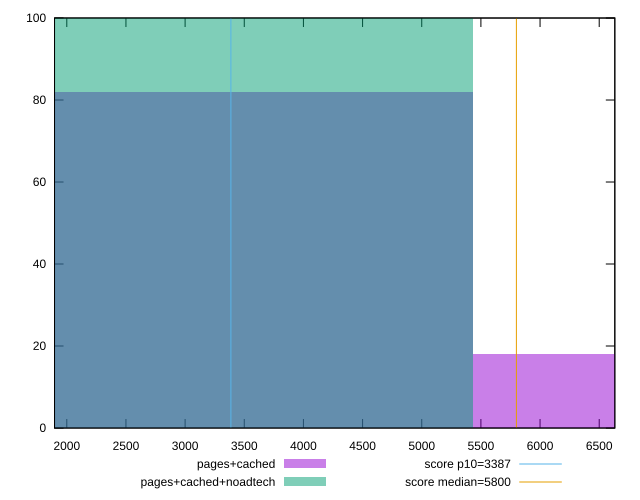

This chart was generated by the following gnuplot code:
reset

$pagesCached <<EOF
7243.633372960915 18
3621.8166864804575 82
EOF

$pagesCachedNoadtech <<EOF
3621.8166864804575 100
EOF

set key outside below
set boxwidth 3621.8166864804575
set xrange [1896.4170000000004:6631.904217945412]
set yrange [0:100]
set trange [0:100]
set style fill transparent solid 0.5 noborder

set parametric
set terminal svg size 640, 500 enhanced background rgb 'white'
set output "report_00018_2021-02-10T15-25-16.877Z/speed-index/comparison/histogram/1_vs_2.svg"

plot $pagesCached title "pages+cached" with boxes, \
     $pagesCachedNoadtech title "pages+cached+noadtech" with boxes, \
     3387,t title "score p10=3387", \
     5800,t title "score median=5800"

reset
